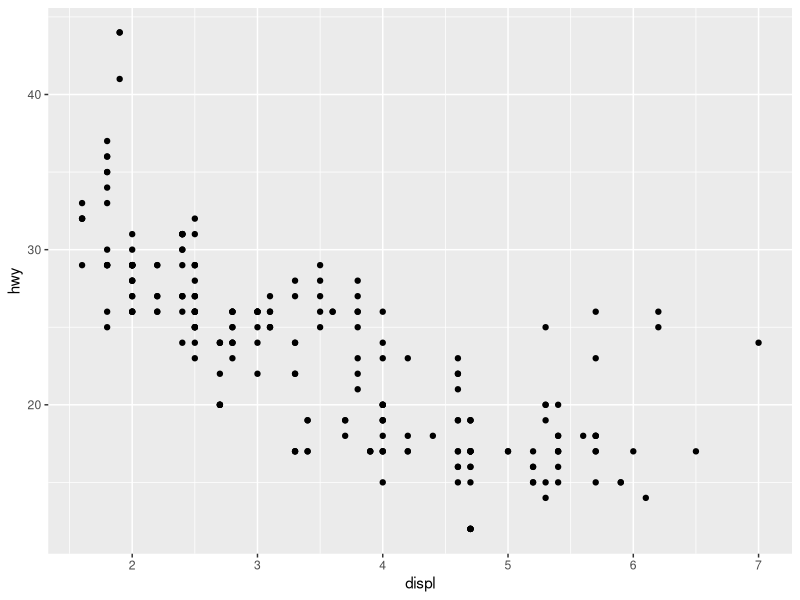
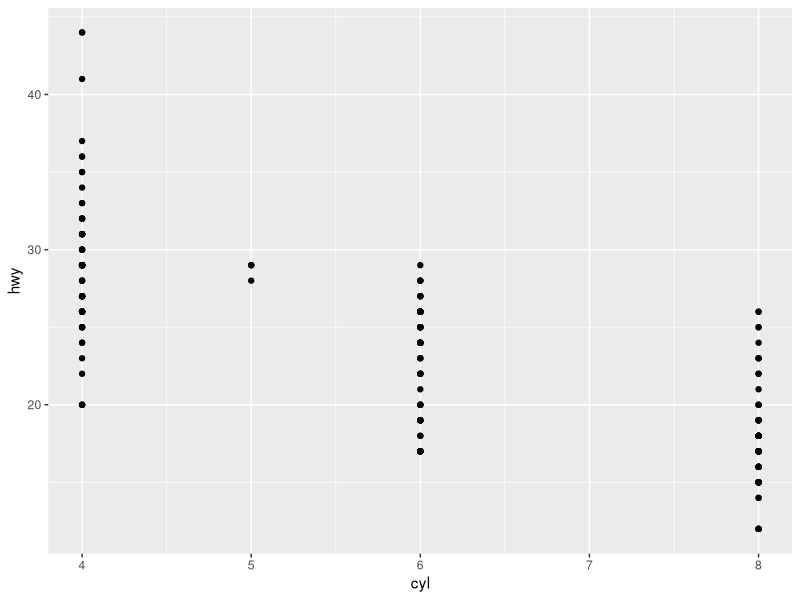
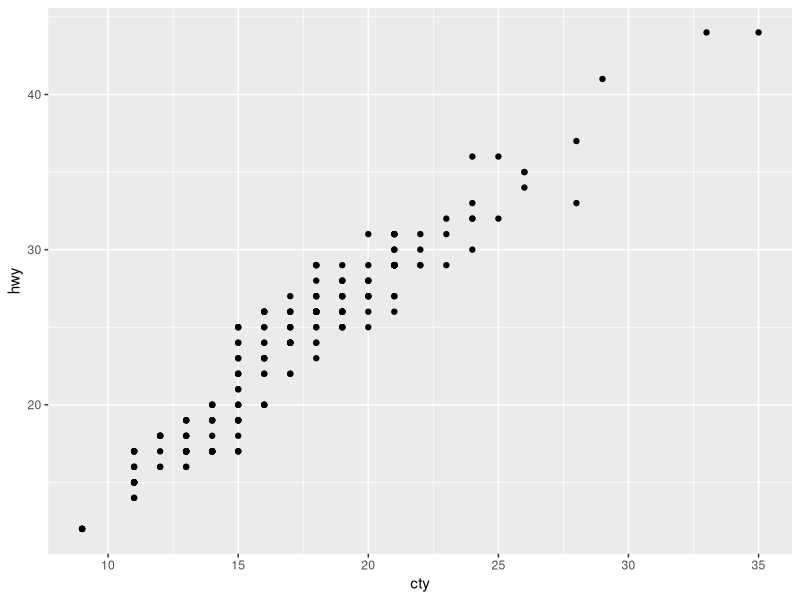
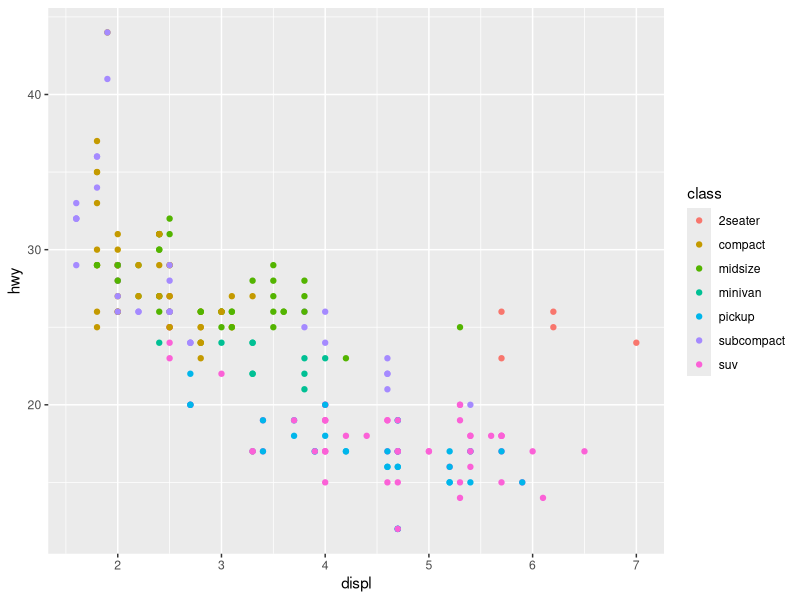
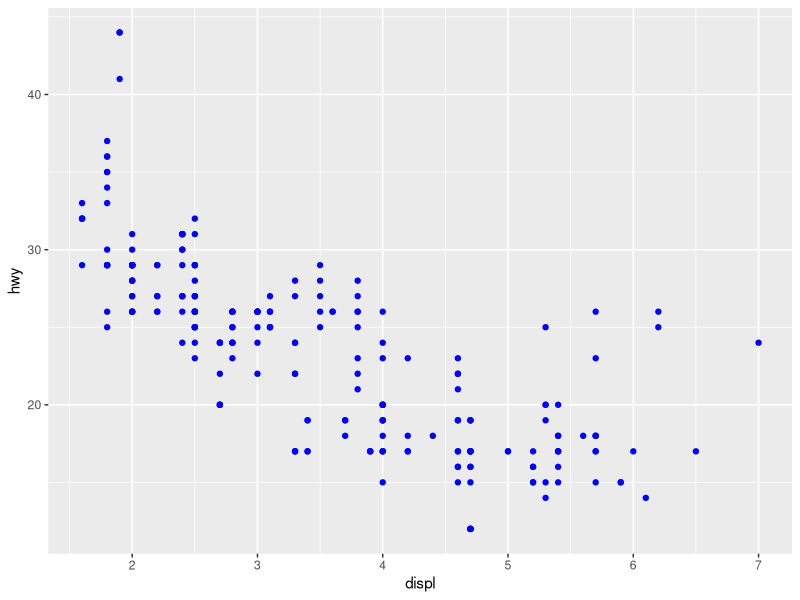
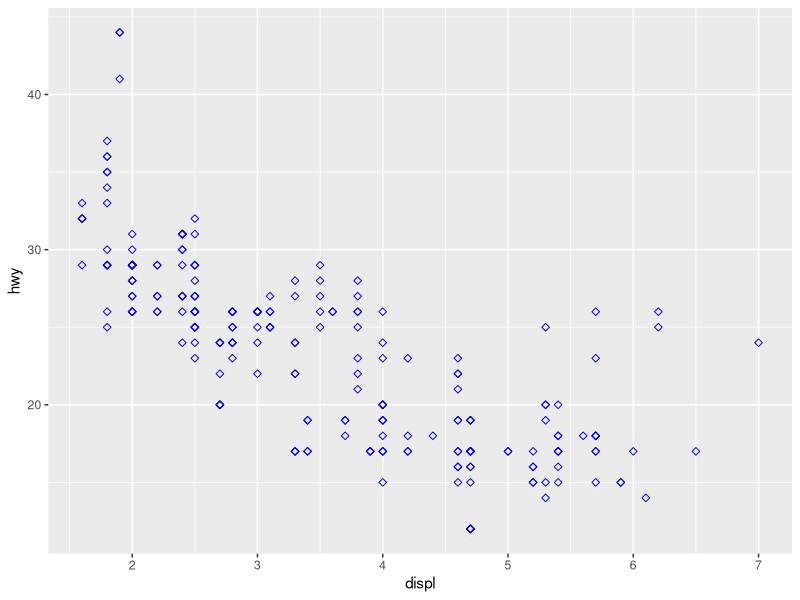
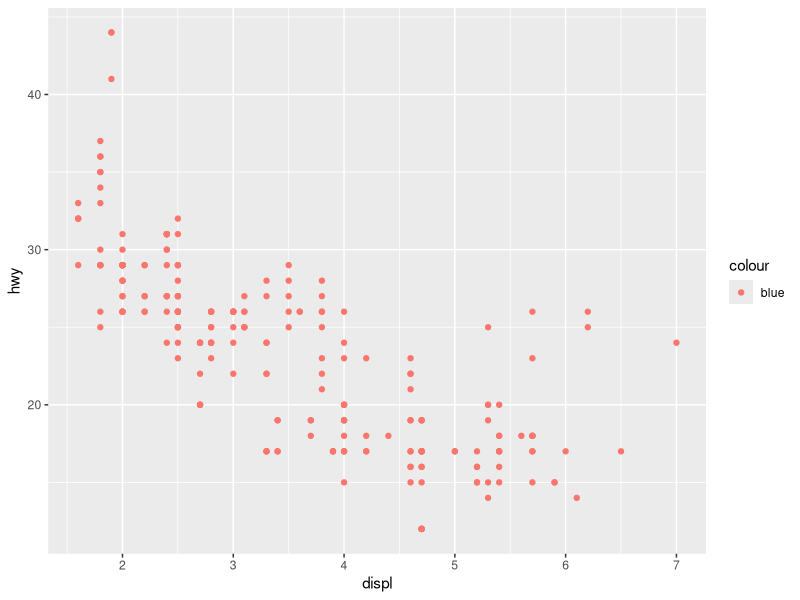

These charts were generated, in order, by the following R code: (Note: this script raises an error after producing the figures.)
library(tidyverse)

ggplot(
  data = mpg,
  mapping = aes(x = displ, y = hwy)
) +
  geom_point()

mpg

View(mpg)

ggplot(
  data = mpg,
  mapping = aes(x = cyl, y = hwy)
) +
  geom_point()

ggplot(
  data = mpg,
  mapping = aes(x = cty, y = hwy)
) +
  geom_point()

ggplot(
  data = mpg,
  mapping = aes(x = displ, y = hwy, color = class)
) +
  geom_point()

ggplot(
  data = mpg,
  mapping = aes(x = displ, y = hwy)
) +
  geom_point(color = "blue")

ggplot(
  data = mpg,
  mapping = aes(x = displ, y = hwy)
) +
  geom_point(
    color = "blue",
    shape = 5
  )

ggplot(
  data = mpg,
  mapping = aes(x = displ, y = hwy, color = "blue")
) +
  geom_point()

ggplot(
  data = mpg,
  mapping = aes(x = displ, y = hwy)
) +
  geom_point(color = class)

ggplot(
  data = mpg,
  mapping = aes(x = displ, y = hwy)
) +
  geom_point(color = "darkblue")

ggplot(
  data = mpg,
  mapping = aes(x = displ, y = hwy)
) +
  geom_point(color = "#123456")
